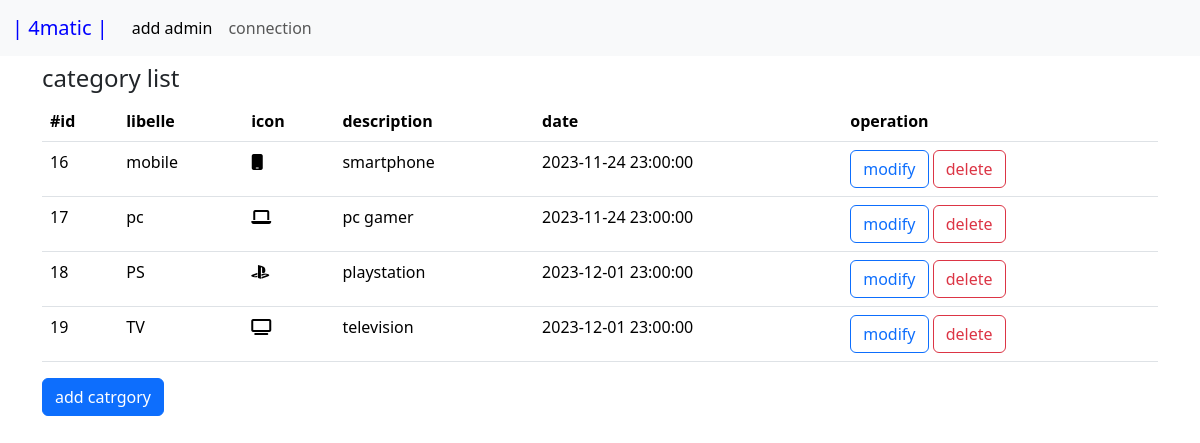
The app's page /category/category.php with its own data.
### tables this page shows
CREATE TABLE `categorie` (
  `id` int(10) NOT NULL,
  `libelle` varchar(10) NOT NULL,
  `description` varchar(50) NOT NULL,
  `date` timestamp NOT NULL DEFAULT current_timestamp() ON UPDATE current_timestamp(),
  `icon` varchar(100) NOT NULL
);

### category/category.php (the view, shortened to what this page needs)
<!DOCTYPE html>
<html lang="en">
<head>
    <link href="https://cdnjs.cloudflare.com/ajax/libs/font-awesome/6.4.2/css/all.min.css" rel="stylesheet">
    <link href="https://cdn.jsdelivr.net/npm/bootstrap@5.3.2/dist/css/bootstrap.min.css" rel="stylesheet">
</head>
<body>
<?php
include("../include/navbar.php");
require_once("../include/database.php");
?>
<div class="container py-2">
    <h4>category list</h4>
<table class="table table-hover">
    <thead>
        <tr>
            <th>#id</th>
            <th>libelle</th>
            <th>icon</th>
            <th>description</th>
            <th>date </th>
            <th>operation</th>
        </tr>
    </thead>
    <tbody>
        <?php
        $sql = "SELECT * FROM categorie";
        $resultat=$db->query($sql);
        while($ligne=$resultat->fetch()){
            ?>
            <tr>
                <td><?php echo $ligne['id']; ?></td>
                <td><?php echo $ligne['libelle']; ?></td>
                <td><i class="<?php echo $ligne['icon']; ?>"></i></td>
                <td><?php echo $ligne['description']; ?></td>
                <td><?php echo $ligne['date']; ?></td>
                <td>
                <a href="modifyCatg.php?id=<?php echo $ligne['id']; ?>" class="btn btn-outline-primary">modify</a>
                    <a href="deleteCatg.php?id=<?php echo $ligne['id']; ?>"  class="btn btn-outline-danger"
                    onclick="return confirm('delete this category ?') " >delete</a>
                </td>
            </tr>
            <?php
        }
        ?>
    </tbody>
</table>
<a href="addCatg.php" class="btn btn-primary">add catrgory</a>
</div>
</body>
</html>

### records on screen
categorie: id "16", libelle "mobile", description "smartphone", date "2023-11-24 23:00:00"
categorie: id "17", libelle "pc", description "pc gamer", date "2023-11-24 23:00:00"
categorie: id "18", libelle "PS", description "playstation", date "2023-12-01 23:00:00"
categorie: id "19", libelle "TV", description "television", date "2023-12-01 23:00:00"
